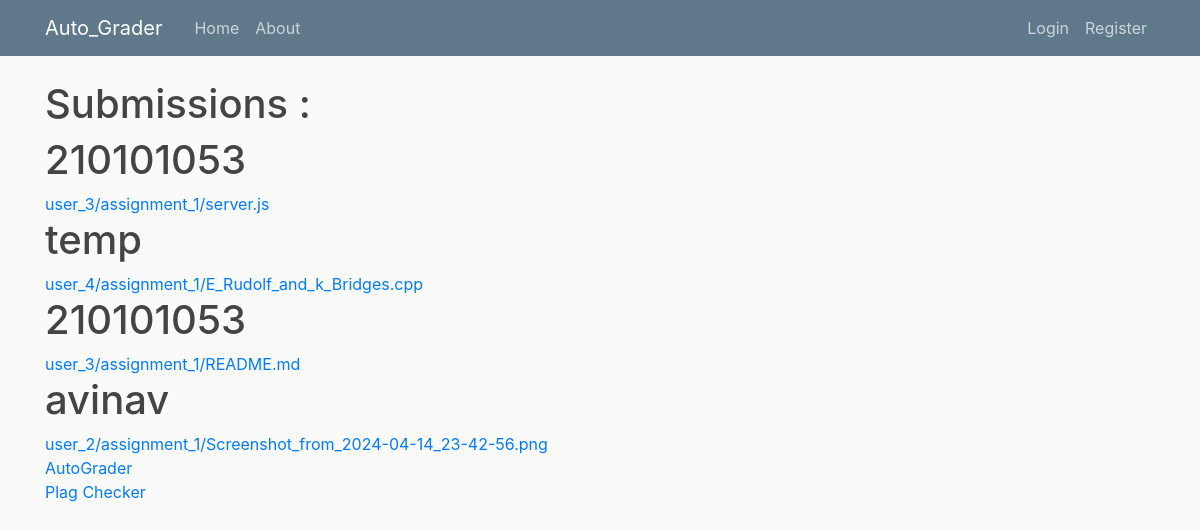
/tas/submission/CS221/1, run on the app's committed database.
### assignment/models.py (models this page shows, shortened)
class Submission(models.Model):
    student = models.ForeignKey(User, on_delete=models.CASCADE,null=True)
    assignment = models.ForeignKey(Assignment, on_delete=models.CASCADE,null=True)
    submission_details = models.TextField()
    grades = models.FloatField(null=True, blank=True)
    code_file = models.FileField(upload_to=user_directory_path, null=True, blank=True)

### tas/views.py (the view)
# urls.py: path('submission/<course_code>/<ass_id>',views.submissions,name='submissions'),
def submissions(req, course_code, ass_id):
    ass = Assignment.objects.get(id=ass_id)
    submissions = Submission.objects.filter(assignment=ass)
    return render(req, "tas/submissions.html" , {'submissions':submissions , 'course_code' : course_code , 'ass_id' : ass_id})

### tas/templates/tas/submissions.html (shortened to what this page needs)
{% extends "tas/base.html" %}
{% block content %}
<div>
    <h1>Submissions :</h1>
    {% for sub in submissions %}
        <div>
            <h1>{{sub.student.username}}</h1>
            <a href="{{ sub.code_file.url }}" download>{{ sub.code_file.name }} </a>
        </div>
    {% endfor %}
    <a href="{% url "autograder" course_code ass_id %}"> AutoGrader </a> <br/>
    <a href="{% url "plagcheck" course_code ass_id %}"> Plag Checker </a>
</div>
{% endblock content %}

### assignment/static/assignment/main.css (style rules this page uses)
body { background: #fafafa; color: #333333; margin-top: 5rem; }
h1, h2, h3, h4, h5, h6 { color: #444444; }

### data on the page
Submission: student.username "210101053", code_file.name "user_3/assignment_1/server.js"
Submission: student.username "temp", code_file.name "user_4/assignment_1/E_Rudolf_and_k_Bridges.cpp"
Submission: student.username "210101053", code_file.name "user_3/assignment_1/README.md"
Submission: student.username "avinav", code_file.name "user_2/assignment_1/Screenshot_from_2024-04-14_23-42-56.png"
